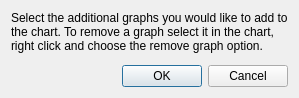
<?xml version="1.0" encoding="UTF-8"?>
<ui version="4.0">
 <class>AddGraphDialog</class>
 <widget class="QDialog" name="AddGraphDialog">
  <property name="geometry">
   <rect>
    <x>0</x>
    <y>0</y>
    <width>401</width>
    <height>92</height>
   </rect>
  </property>
  <property name="windowTitle">
   <string>Add graph</string>
  </property>
  <property name="windowIcon">
   <iconset resource="../resources.qrc">
    <normaloff>:/icons/chart-add</normaloff>:/icons/chart-add</iconset>
  </property>
  <layout class="QVBoxLayout" name="verticalLayout_9">
   <property name="sizeConstraint">
    <enum>QLayout::SetFixedSize</enum>
   </property>
   <item>
    <widget class="QLabel" name="label">
     <property name="text">
      <string>Select the additional graphs you would like to add to the chart. To remove a graph select it in the chart, right click and choose the remove graph option.</string>
     </property>
     <property name="wordWrap">
      <bool>true</bool>
     </property>
    </widget>
   </item>
   <item>
    <widget class="ColumnPickerWidget" name="columnPicker" native="true"/>
   </item>
   <item>
    <widget class="QDialogButtonBox" name="buttonBox">
     <property name="orientation">
      <enum>Qt::Horizontal</enum>
     </property>
     <property name="standardButtons">
      <set>QDialogButtonBox::Cancel|QDialogButtonBox::Ok</set>
     </property>
    </widget>
   </item>
  </layout>
 </widget>
 <customwidgets>
  <customwidget>
   <class>ColumnPickerWidget</class>
   <extends>QWidget</extends>
   <header>columnpickerwidget.h</header>
   <container>1</container>
  </customwidget>
 </customwidgets>
 <resources>
  <include location="../resources.qrc"/>
 </resources>
 <connections>
  <connection>
   <sender>buttonBox</sender>
   <signal>rejected()</signal>
   <receiver>AddGraphDialog</receiver>
   <slot>reject()</slot>
   <hints>
    <hint type="sourcelabel">
     <x>316</x>
     <y>260</y>
    </hint>
    <hint type="destinationlabel">
     <x>286</x>
     <y>274</y>
    </hint>
   </hints>
  </connection>
  <connection>
   <sender>buttonBox</sender>
   <signal>accepted()</signal>
   <receiver>AddGraphDialog</receiver>
   <slot>accept()</slot>
   <hints>
    <hint type="sourcelabel">
     <x>389</x>
     <y>202</y>
    </hint>
    <hint type="destinationlabel">
     <x>238</x>
     <y>111</y>
    </hint>
   </hints>
  </connection>
 </connections>
</ui>
